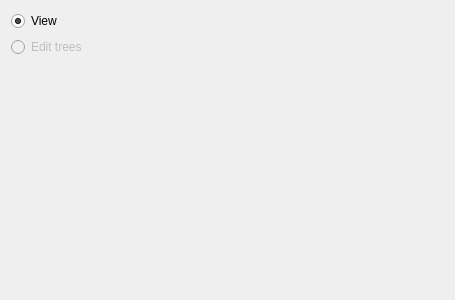
<?xml version="1.0" encoding="UTF-8"?>
<ui version="4.0">
 <class>ModeDlg</class>
 <widget class="QWidget" name="ModeDlg">
  <property name="geometry">
   <rect>
    <x>0</x>
    <y>0</y>
    <width>455</width>
    <height>300</height>
   </rect>
  </property>
  <property name="windowTitle">
   <string>Mode</string>
  </property>
  <layout class="QVBoxLayout" name="verticalLayout">
   <item>
    <widget class="QRadioButton" name="view">
     <property name="text">
      <string>View</string>
     </property>
     <property name="checked">
      <bool>true</bool>
     </property>
    </widget>
   </item>
   <item>
    <widget class="QRadioButton" name="editTrees">
     <property name="enabled">
      <bool>false</bool>
     </property>
     <property name="text">
      <string>Edit trees</string>
     </property>
    </widget>
   </item>
   <item>
    <spacer name="verticalSpacer">
     <property name="orientation">
      <enum>Qt::Vertical</enum>
     </property>
     <property name="sizeHint" stdset="0">
      <size>
       <width>20</width>
       <height>157</height>
      </size>
     </property>
    </spacer>
   </item>
  </layout>
 </widget>
 <resources/>
 <connections/>
</ui>
